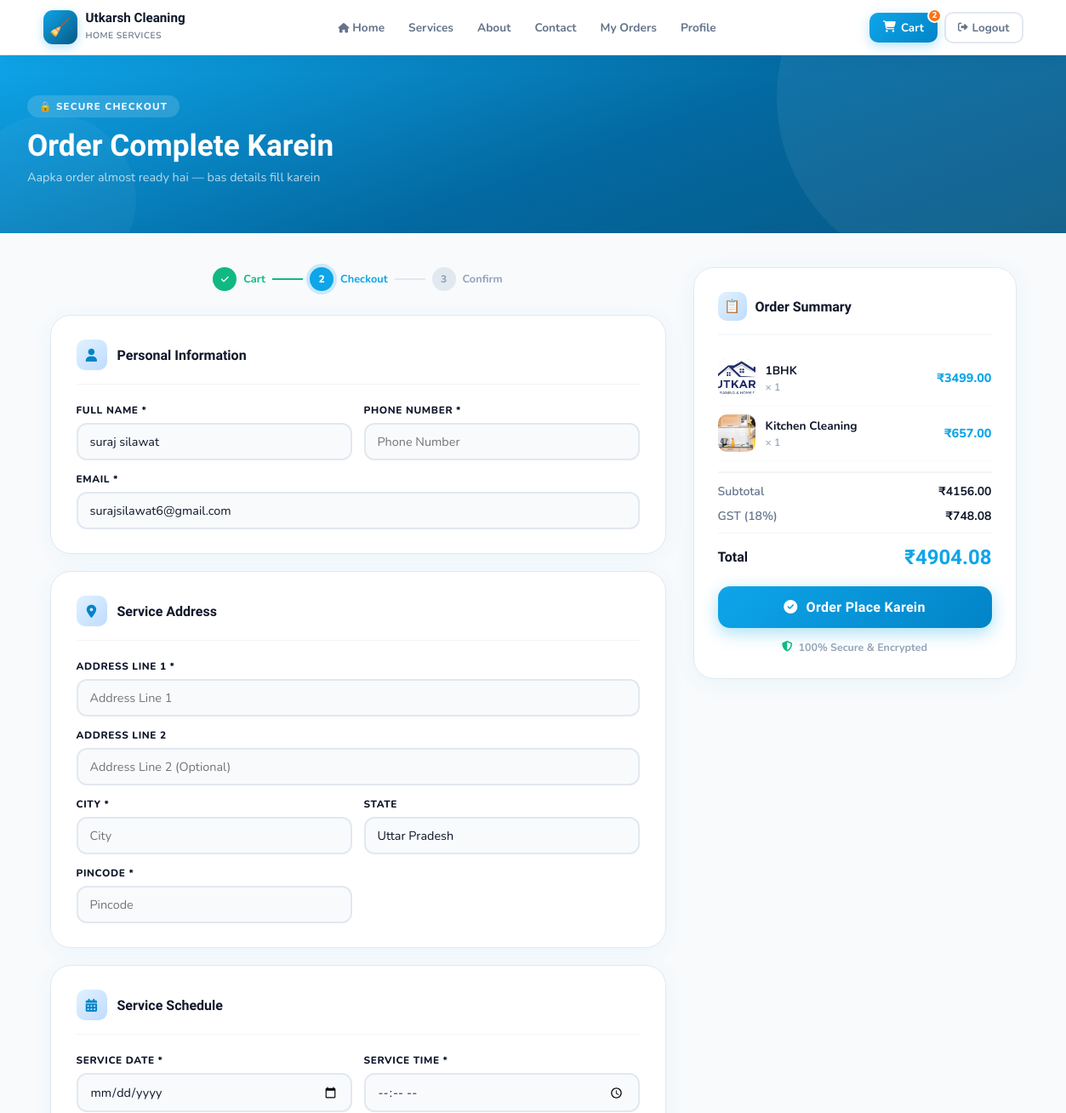
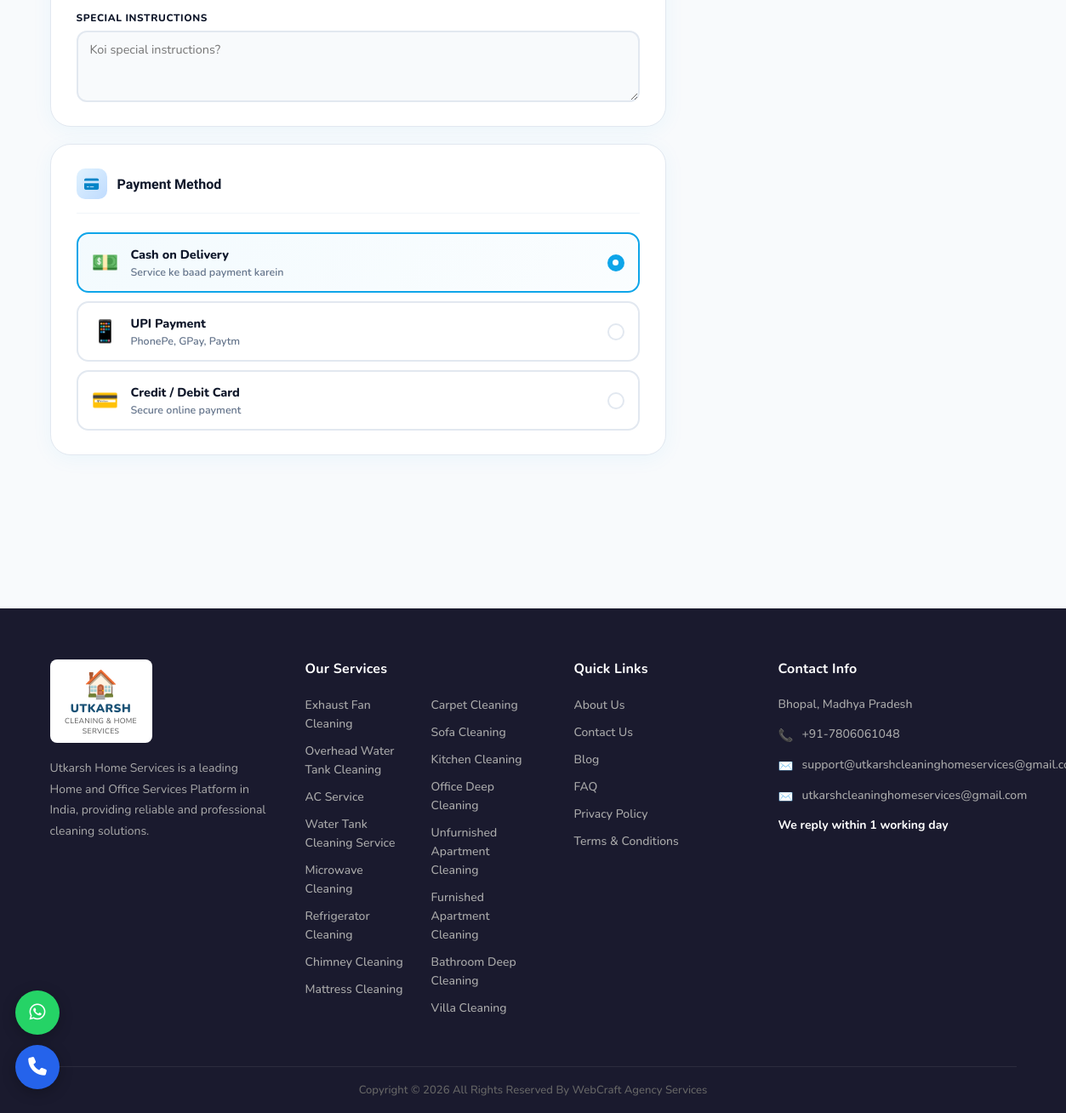
The app's page /checkout/ (signed in) with its own data (2 pictures, top to bottom).
### cleaning_app/models.py (models this page shows, shortened)
class CartItem(models.Model):
    cart = models.ForeignKey(Cart, on_delete=models.CASCADE, related_name='items')
    service = models.ForeignKey(Service, on_delete=models.CASCADE)
    quantity = models.PositiveIntegerField(default=1)
    booking_date = models.DateField(null=True, blank=True)
    booking_time = models.TimeField(null=True, blank=True)
    address = models.TextField(blank=True)
    added_at = models.DateTimeField(auto_now_add=True)
    def get_subtotal(self):
        return self.service.get_final_price() * self.quantity

class Service(models.Model):
    DURATION_CHOICES = [
        ('1', '1 Hour'),
        ('2', '2 Hours'),
        ('3', '3 Hours'),
        ('4', '4 Hours'),
        ('half_day', 'Half Day'),
        ('full_day', 'Full Day'),
    ]
    category = models.ForeignKey(Category, on_delete=models.CASCADE, related_name='services')
    name = models.CharField(max_length=200)
    slug = models.SlugField(unique=True)
    short_description = models.CharField(max_length=300)
    description = models.TextField()
    price = models.DecimalField(max_digits=10, decimal_places=2)
    discounted_price = models.DecimalField(max_digits=10, decimal_places=2, blank=True, null=True)
    duration = models.CharField(max_length=20, choices=DURATION_CHOICES, default='2')
    image = models.ImageField(upload_to='services/', blank=True, null=True)
    is_featured = models.BooleanField(default=False)
    is_active = models.BooleanField(default=True)
    rating = models.DecimalField(max_digits=3, decimal_places=1, default=4.5)
    review_count = models.IntegerField(default=0)
    includes = models.TextField(blank=True, help_text='Comma separated list of what is included')
    created_at = models.DateTimeField(auto_now_add=True)
    updated_at = models.DateTimeField(auto_now=True)
    class Meta:
        ordering = ['-is_featured', 'name']
    def get_final_price(self):
        return self.discounted_price if self.discounted_price else self.price

### cleaning_app/views.py (the view, shortened to what this page needs)
# urls.py: path('checkout/', views.checkout, name='checkout'),
@login_required
def checkout(request):
    cart = get_or_create_cart(request)
    cart_items = cart.items.select_related('service').all()
    if not cart_items:
        messages.warning(request, 'Cart khaali hai. Pehle koi service add karein.')
        return redirect('services')
    subtotal = cart.get_total()
    discount = 0
    coupon = None
    coupon_code = request.session.get('coupon_code')
    tax = (subtotal - discount) * 18 / 100
    total = subtotal - discount + tax
    if request.method == 'POST':
        form = CheckoutForm(request.POST)
        if form.is_valid():
            order = Order.objects.create(
                user=request.user,
                customer_name=form.cleaned_data['customer_name'],
                customer_email=form.cleaned_data['customer_email'],
                customer_phone=form.cleaned_data['customer_phone'],
                address_line1=form.cleaned_data['address_line1'],
                address_line2=form.cleaned_data.get('address_line2', ''),
                city=form.cleaned_data['city'],
                state=form.cleaned_data.get('state', 'Uttar Pradesh'),
                pincode=form.cleaned_data['pincode'],
                subtotal=subtotal,
                discount=discount,
                tax=tax,
                total=total,
                service_date=form.cleaned_data['service_date'],
                service_time=form.cleaned_data['service_time'],
                special_instructions=form.cleaned_data.get('special_instructions', ''),
                payment_method=form.cleaned_data['payment_method'],
            )
            for item in cart_items:
                OrderItem.objects.create(
                    order=order,
                    service=item.service,
                    service_name=item.service.name,
                    price=item.service.get_final_price(),
                    quantity=item.quantity,
                )
            if coupon:
                coupon.used_count += 1
                coupon.save()
                del request.session['coupon_code']
            cart.items.all().delete()
            messages.success(request, f'Order successfully place ho gaya! Order ID: #{str(order.order_id)[:8].upper()}')
            return redirect('order_confirmation', order_id=order.order_id)
    else:
        initial = {}
        if request.user.is_authenticated:
            try:
                profile = request.user.profile
                initial = {
                    'customer_name': request.user.get_full_name() or request.user.username,
                    'customer_email': request.user.email,
                    'customer_phone': profile.phone,
                    'address_line1': profile.address,
                    'city': profile.city,
                    'pincode': profile.pincode,
                }
            except:
                initial = {
                    'customer_name': request.user.get_full_name() or request.user.username,
                    'customer_email': request.user.email,
                }
        form = CheckoutForm(initial=initial)
    context = {
        'form': form,
        'cart_items': cart_items,
        'subtotal': subtotal,
        'discount': discount,
        'tax': round(tax, 2),
        'total': round(total, 2),
        'coupon': coupon,
    }
    return render(request, 'cleaning_app/checkout.html', context)

### cleaning_app/context_processors.py (called while the page is built)
def cart_count(request):
    count = 0
    try:
        if request.user.is_authenticated:
            cart = Cart.objects.get(user=request.user)
        else:
            session_key = request.session.session_key
            if session_key:
                cart = Cart.objects.get(session_key=session_key)
            else:
                cart = None
        if cart:
            count = cart.get_item_count()
    except Cart.DoesNotExist:
        pass
    return {'cart_count': count}

### cleaning_app/models.py (called while the page is built)
    def get_total(self):
        return sum(item.get_subtotal() for item in self.items.all())

    def get_item_count(self):
        return self.items.count()

### cleaning_app/views.py (called while the page is built)
def get_or_create_cart(request):
    if request.user.is_authenticated:
        cart, _ = Cart.objects.get_or_create(user=request.user)
    else:
        if not request.session.session_key:
            request.session.create()
        cart, _ = Cart.objects.get_or_create(session_key=request.session.session_key)
    return cart

### cleaning_app/templates/cleaning_app/checkout.html (shortened to what this page needs)
{% extends 'cleaning_app/base.html' %}
{% block content %}
<div class="checkout-hero">
  <div class="checkout-hero-inner">
    <div class="tag">🔒 Secure Checkout</div>
    <h1>Order Complete Karein</h1>
    <p>Aapka order almost ready hai — bas details fill karein</p>
  </div>
</div>
<form method="post">
<div class="checkout-page">
  <div>
    <div class="steps">
      <div class="step done">
        <div class="step-num"><i class="fas fa-check" style="font-size:0.65rem"></i></div>
        <span class="step-label">Cart</span>
      </div>
      <div class="step-connector done"></div>
      <div class="step active">
        <div class="step-num">2</div>
        <span class="step-label">Checkout</span>
      </div>
      <div class="step-connector"></div>
      <div class="step pending">
        <div class="step-num">3</div>
        <span class="step-label">Confirm</span>
      </div>
    </div>
    <div class="form-card">
      <div class="form-card-title">
        <div class="title-icon"><i class="fas fa-user"></i></div>
        Personal Information
      </div>
      <div class="form-grid">
        <div class="form-group">
          <label>Full Name *</label>
          {{ form.customer_name }}
        </div>
        <div class="form-group">
          <label>Phone Number *</label>
          {{ form.customer_phone }}
        </div>
        <div class="form-group form-full">
          <label>Email *</label>
          {{ form.customer_email }}
        </div>
      </div>
    </div>
    <div class="form-card">
      <div class="form-card-title">
        <div class="title-icon"><i class="fas fa-map-marker-alt"></i></div>
        Service Address
      </div>
      <div class="form-grid">
        <div class="form-group form-full">
          <label>Address Line 1 *</label>
          {{ form.address_line1 }}
        </div>
        <div class="form-group form-full">
          <label>Address Line 2</label>
          {{ form.address_line2 }}
        </div>
        <div class="form-group">
          <label>City *</label>
          {{ form.city }}
        </div>
        <div class="form-group">
          <label>State</label>
          {{ form.state }}
        </div>
        <div class="form-group">
          <label>Pincode *</label>
          {{ form.pincode }}
        </div>
      </div>
    </div>
    <div class="form-card">
      <div class="form-card-title">
        <div class="title-icon"><i class="fas fa-calendar-alt"></i></div>
        Service Schedule
      </div>
      <div class="form-grid">
        <div class="form-group">
          <label>Service Date *</label>
          {{ form.service_date }}
        </div>
        <div class="form-group">
          <label>Service Time *</label>
          {{ form.service_time }}
        </div>
        <div class="form-group form-full">
          <label>Special Instructions</label>
          {{ form.special_instructions }}
        </div>
      </div>
    </div>
    <div class="form-card">
      <div class="form-card-title">
        <div class="title-icon"><i class="fas fa-credit-card"></i></div>
        Payment Method
      </div>
      <div class="payment-options">
        <label class="payment-option selected" onclick="selectPayment(this)">
          <div class="p-emoji">💵</div>
          <div class="p-info">
            <div class="p-title">Cash on Delivery</div>
            <div class="p-desc">Service ke baad payment karein</div>
          </div>
          <div class="p-radio"></div>
        </label>
        <label class="payment-option" onclick="selectPayment(this)">
          <div class="p-emoji">📱</div>
          <div class="p-info">
            <div class="p-title">UPI Payment</div>
            <div class="p-desc">PhonePe, GPay, Paytm</div>
          </div>
          <div class="p-radio"></div>
        </label>
        <label class="payment-option" onclick="selectPayment(this)">
          <div class="p-emoji">💳</div>
          <div class="p-info">
            <div class="p-title">Credit / Debit Card</div>
            <div class="p-desc">Secure online payment</div>
          </div>
          <div class="p-radio"></div>
        </label>
      </div>
    </div>
  </div>
  <div class="order-summary-box">
    <div class="summary-header">
      <div class="s-icon">📋</div>
      Order Summary
    </div>
    {% for item in cart_items %}
    <div class="order-item-row">
      <div class="order-item-img">
        {% if item.service.image %}
        <img src="{{ item.service.image.url }}" alt="{{ item.service.name }}">
        {% else %}🧹{% endif %}
      </div>
      <div class="order-item-body">
        <div class="order-item-name">{{ item.service.name }}</div>
        <div class="order-item-qty">× {{ item.quantity }}</div>
      </div>
      <div class="order-item-price">₹{{ item.get_subtotal }}</div>
    </div>
    {% endfor %}
    <div class="s-divider"></div>
    <div class="summary-row"><span>Subtotal</span><span>₹{{ subtotal }}</span></div>
    <div class="summary-row"><span>GST (18%)</span><span>₹{{ tax }}</span></div>
    <div class="summary-total">
      <span class="t-label">Total</span>
      <span class="t-amount">₹{{ total }}</span>
    </div>
    <button type="submit" class="place-order-btn">
      <i class="fas fa-check-circle"></i> Order Place Karein
    </button>
    <div class="secure-note">
      <i class="fas fa-shield-alt"></i>
      100% Secure &amp; Encrypted
    </div>
  </div>
</div>
</form>
{% endblock %}

### cleaning_app/templates/cleaning_app/base.html (style rules this page uses)
:root { --primary: #0ea5e9; --primary-dark: #0284c7; --primary-deeper: #075985; --primary-light: #e0f2fe; --secondary: #10b981; --accent: #f97316; --dark: #0f172a; --dark-2: #1e293b; --gray: #64748b; --light-gray: #f1f5f9; --border: #e2e8f0; --white: #ffffff; --light: #f8fafc; --shadow: 0 4px 24px rgba(14,165,233,0.10); --shadow-lg: 0 20px 60px rgba(15,23,42,0.12); --radius: 16px; --radius-lg: 24px; --nav-h: 64px; }
*, *::before, *::after { margin:0; padding:0; box-sizing:border-box; }
html { scroll-behavior:smooth; }
body { font-family:'Nunito',sans-serif; background:var(--light); color:var(--dark); -webkit-font-smoothing:antialiased; overflow-x:hidden; }
img { max-width:100%; display:block; }

### records on screen
CartItem: service.image (picture), service.name "1BHK", quantity "1", get_subtotal "3499.00"
CartItem: service.image (picture), service.name "Kitchen Cleaning", quantity "1", get_subtotal "657.00"

### other values on screen
{{ cart_count }} "2"
{{ subtotal }} "4156.00"
{{ tax }} "748.08"
{{ total }} "4904.08"
